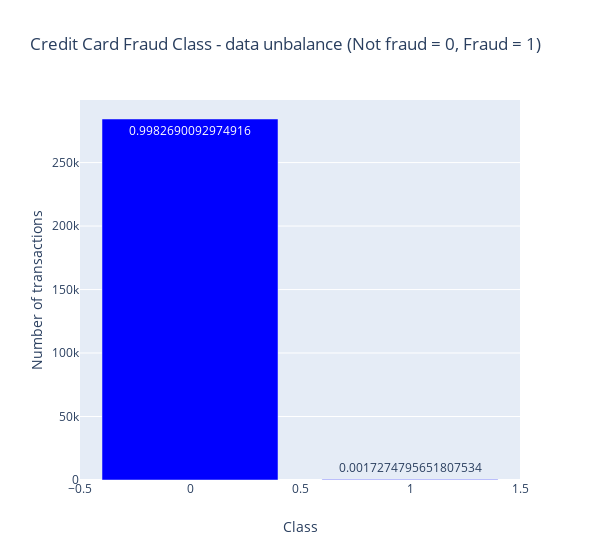

The cell this chart's notebook holds for it:
### Code cell
# using go from Ploty
trace = go.Bar(
    x = df['Class'],
    y = df['values'],
    text=df['percentage'],#text=df['values']
    name="Credit Card Fraud Class - data unbalance (Not fraud = 0, Fraud = 1)",
    marker=dict(color="Blue"),
    textposition='auto'
)

data1 = [trace]
layout1 = dict(title = 'Credit Card Fraud Class - data unbalance (Not fraud = 0, Fraud = 1)',
          xaxis = dict(title = 'Class', showticklabels=True), 
          yaxis = dict(title = 'Number of transactions'),
          hovermode = 'closest',
              width=600
         )

fig = dict(data=data1, layout=layout1)

iplot(fig, filename='class')

### Figure 1 — Plotly figure (JSON) as saved in the notebook; plotly's stock layout.template omitted (floating-point values rounded to 4 significant figures)
{"data": [{"marker": {"color": "Blue"}, "name": "Credit Card Fraud Class - data unbalance (Not fraud = 0, Fraud = 1)", "text": [0.9983, 0.001727], "textposition": "auto", "type": "bar", "x": [0, 1], "y": [284315, 492]}], "layout": {"hovermode": "closest", "title": {"text": "Credit Card Fraud Class - data unbalance (Not fraud = 0, Fraud = 1)"}, "width": 600, "xaxis": {"showticklabels": true, "title": {"text": "Class"}}, "yaxis": {"title": {"text": "Number of transactions"}}}}
